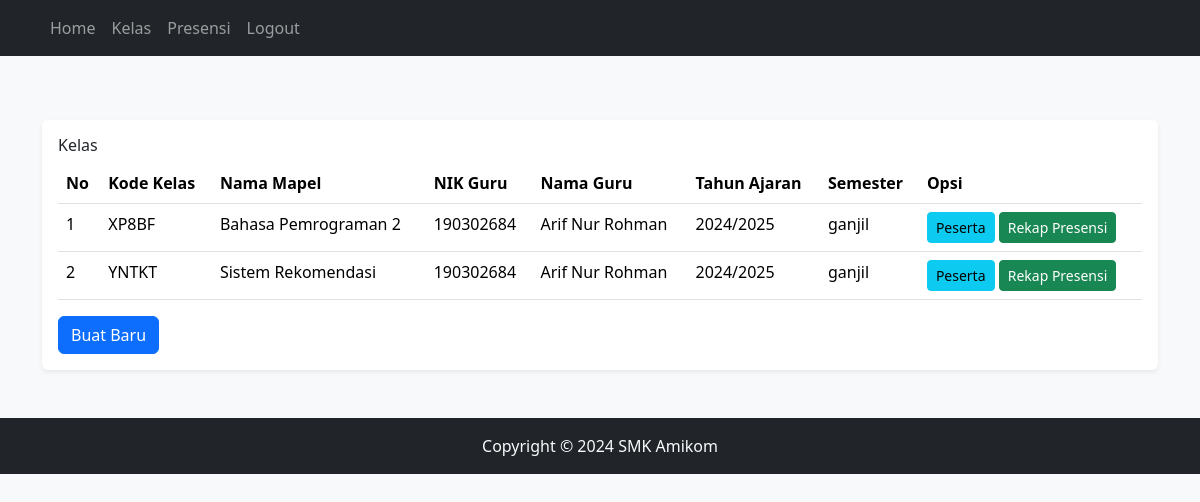
The app's page /kelas.php (signed in) with its own data.
### tables this page shows
CREATE TABLE `kelas` (
  `id_kelas` int NOT NULL,
  `kode_kelas` varchar(10) NOT NULL,
  `nama_mapel` varchar(100) NOT NULL,
  `nik_guru` varchar(15) NOT NULL,
  `nama_guru` varchar(100) NOT NULL,
  `tahun_ajaran` varchar(10) NOT NULL,
  `semester` enum('ganjil','genap') NOT NULL DEFAULT 'ganjil'
);

### kelas.php (the view, shortened to what this page needs)
<?php include 'koneksi.php'; ?>
<?php include 'header.php'; ?>
<?php
$nik = $_SESSION['guru']['nik_guru'];
$kelas = array();
$ambil = $koneksi->query("SELECT * FROM kelas WHERE nik_guru = $nik");
while ($tiap = $ambil->fetch_assoc()) {
    $kelas[] = $tiap;
}
?>
<section class="py-5">
    <div class="container">
        <div class="card border-0 shadow-sm">
            <div class="card-body">
                <h6>Kelas</h6>
                <table class="table">
                    <thead>
                        <tr>
                            <th>No</th>
                            <th>Kode Kelas</th>
                            <th>Nama Mapel</th>
                            <th>NIK Guru</th>
                            <th>Nama Guru</th>
                            <th>Tahun Ajaran</th>
                            <th>Semester</th>
                            <th>Opsi</th>
                        </tr>
                    </thead>
                    <tbody>
                        <?php foreach ($kelas as $key => $value) { ?>
                            <tr>
                                <td><?php echo $key + 1; ?></td>
                                <td><?php echo $value['kode_kelas']; ?></td>
                                <td><?php echo $value['nama_mapel']; ?></td>
                                <td><?php echo $value['nik_guru']; ?></td>
                                <td><?php echo $value['nama_guru']; ?></td>
                                <td><?php echo $value['tahun_ajaran']; ?></td>
                                <td><?php echo $value['semester']; ?></td>
                                <td>
                                    <a href="peserta.php?id_kelas=<?php echo $value['id_kelas']; ?>"
                                        class="btn btn-info btn-sm">Peserta</a>
                                    <a href="" class="btn btn-success btn-sm">Rekap Presensi</a>
                                </td>
                            </tr>
                        <?php } ?>
                    </tbody>
                </table>
                <a href="kelas_tambah.php" class="btn btn-primary">Buat Baru</a>
            </div>
        </div>
</section>
<?php include 'footer.php'; ?>

### header.php (shortened to what this page needs)
<!doctype html>
<html lang="en">
<head>
    <link href="https://cdn.jsdelivr.net/npm/bootstrap@5.3.3/dist/css/bootstrap.min.css" rel="stylesheet"
>
    <link rel="stylesheet" href="https://cdn.jsdelivr.net/npm/bootstrap-icons@1.11.3/font/bootstrap-icons.min.css">
</head>
<body class="bg-light">
    <nav class="navbar navbar-expand-lg navbar-dark bg-dark mb-3">
        <div class="container">
            <ul class="navbar-nav me-auto">
                <li class="nav-item">
                    <a href="index.php" class="nav-link">Home</a>
                </li>
                <li class="nav-item">
                    <a href="kelas.php" class="nav-link">Kelas</a>
                </li>
                <li class="nav-item">
                    <a href="sesi.php" class="nav-link">Presensi</a>
                </li>
                <li class="nav-item">
                    <a href="logout.php" class="nav-link">Logout</a>
                </li>
            </ul>
        </div>
    </nav>

### footer.php (shortened to what this page needs)
<footer class="bg-dark py-3">
    <div class="container text-center text-light">
        <span>Copyright &copy; 2024 SMK Amikom</span>
    </div>
</footer>
</body>
</html>

### records on screen
kelas: kode_kelas "XP8BF", nama_mapel "Bahasa Pemrograman 2", nik_guru "190302684", nama_guru "Arif Nur Rohman", tahun_ajaran "2024/2025", semester "ganjil"
kelas: kode_kelas "YNTKT", nama_mapel "Sistem Rekomendasi", nik_guru "190302684", nama_guru "Arif Nur Rohman", tahun_ajaran "2024/2025", semester "ganjil"
